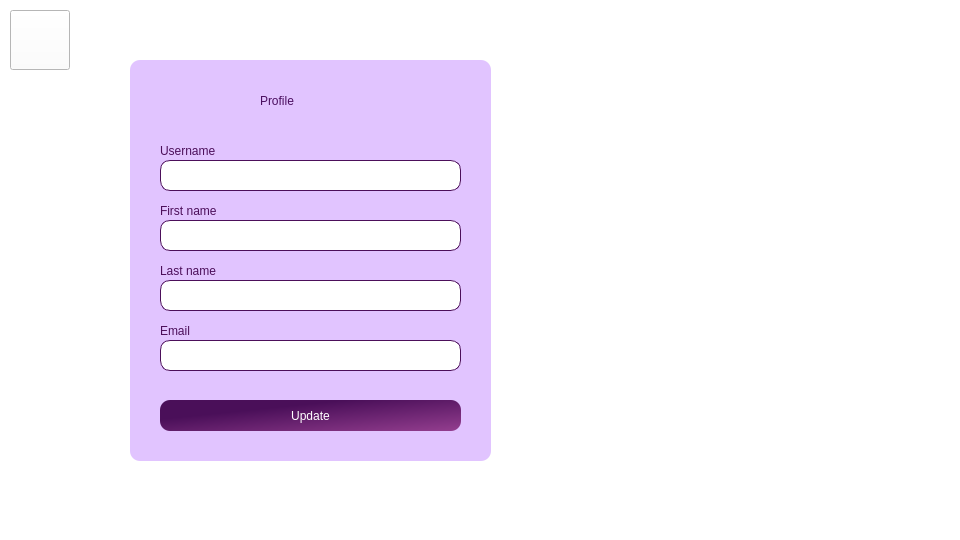
<?xml version="1.0" encoding="UTF-8"?>
<ui version="4.0">
 <class>editprofile</class>
 <widget class="QMainWindow" name="editprofile">
  <property name="geometry">
   <rect>
    <x>0</x>
    <y>0</y>
    <width>960</width>
    <height>540</height>
   </rect>
  </property>
  <property name="windowTitle">
   <string>MainWindow</string>
  </property>
  <property name="styleSheet">
   <string notr="true">background-color:rgb(255,255,255);
</string>
  </property>
  <widget class="QWidget" name="centralwidget">
   <widget class="QPushButton" name="back">
    <property name="geometry">
     <rect>
      <x>10</x>
      <y>10</y>
      <width>60</width>
      <height>60</height>
     </rect>
    </property>
    <property name="styleSheet">
     <string notr="true"> 
border-image: url(:/resources/back.svg);</string>
    </property>
    <property name="text">
     <string/>
    </property>
   </widget>
   <widget class="QGroupBox" name="groupBox">
    <property name="geometry">
     <rect>
      <x>130</x>
      <y>60</y>
      <width>361</width>
      <height>401</height>
     </rect>
    </property>
    <property name="styleSheet">
     <string notr="true">border-radius:10px;
background-color:rgb(225,196,255);</string>
    </property>
    <property name="title">
     <string/>
    </property>
    <widget class="QLineEdit" name="lname">
     <property name="geometry">
      <rect>
       <x>30</x>
       <y>220</y>
       <width>301</width>
       <height>31</height>
      </rect>
     </property>
     <property name="styleSheet">
      <string notr="true"> border-radius:10px;
 color:black;
font: 9pt &quot;Bahnschrift&quot;;
 background-color:white;
border:1px solid rgb(76,15,90);</string>
     </property>
    </widget>
    <widget class="QLineEdit" name="email">
     <property name="geometry">
      <rect>
       <x>30</x>
       <y>280</y>
       <width>301</width>
       <height>31</height>
      </rect>
     </property>
     <property name="styleSheet">
      <string notr="true"> border-radius:10px;
 color:black;
font: 9pt &quot;Bahnschrift&quot;;
 background-color:white;
border:1px solid rgb(76,15,90);</string>
     </property>
    </widget>
    <widget class="QLineEdit" name="fname">
     <property name="geometry">
      <rect>
       <x>30</x>
       <y>160</y>
       <width>301</width>
       <height>31</height>
      </rect>
     </property>
     <property name="styleSheet">
      <string notr="true"> border-radius:10px;
 color:black;
font: 9pt &quot;Bahnschrift&quot;;
 background-color:white;
border:1px solid rgb(76,15,90);</string>
     </property>
     <property name="text">
      <string/>
     </property>
    </widget>
    <widget class="QLabel" name="occupation">
     <property name="geometry">
      <rect>
       <x>30</x>
       <y>200</y>
       <width>81</width>
       <height>21</height>
      </rect>
     </property>
     <property name="styleSheet">
      <string notr="true">font: 12pt &quot;Bahnschrift&quot;;
color:rgb(76,15,90);
background-color:transparent;
border:none;</string>
     </property>
     <property name="text">
      <string>Last name</string>
     </property>
    </widget>
    <widget class="QLineEdit" name="uname">
     <property name="geometry">
      <rect>
       <x>30</x>
       <y>100</y>
       <width>301</width>
       <height>31</height>
      </rect>
     </property>
     <property name="styleSheet">
      <string notr="true"> border-radius:10px;
 color:black;
font: 9pt &quot;Bahnschrift&quot;;
 background-color:white;
border:1px solid rgb(76,15,90);</string>
     </property>
     <property name="text">
      <string/>
     </property>
    </widget>
    <widget class="QLabel" name="city_2">
     <property name="geometry">
      <rect>
       <x>30</x>
       <y>260</y>
       <width>81</width>
       <height>21</height>
      </rect>
     </property>
     <property name="styleSheet">
      <string notr="true">font: 12pt &quot;Bahnschrift&quot;;
color:rgb(76,15,90);
background-color:transparent;
border:none;</string>
     </property>
     <property name="text">
      <string>Email</string>
     </property>
    </widget>
    <widget class="QLabel" name="firstname">
     <property name="geometry">
      <rect>
       <x>30</x>
       <y>80</y>
       <width>81</width>
       <height>21</height>
      </rect>
     </property>
     <property name="styleSheet">
      <string notr="true">font: 12pt &quot;Bahnschrift&quot;;
color:rgb(76,15,90);
background-color:transparent;
border:none;
</string>
     </property>
     <property name="text">
      <string>Username</string>
     </property>
    </widget>
    <widget class="QLabel" name="nickname_2">
     <property name="geometry">
      <rect>
       <x>30</x>
       <y>140</y>
       <width>81</width>
       <height>21</height>
      </rect>
     </property>
     <property name="styleSheet">
      <string notr="true">font: 12pt &quot;Bahnschrift&quot;;
color:rgb(76,15,90);
background-color:transparent;
border:none;
</string>
     </property>
     <property name="text">
      <string>First name</string>
     </property>
    </widget>
    <widget class="QLabel" name="label">
     <property name="geometry">
      <rect>
       <x>130</x>
       <y>20</y>
       <width>121</width>
       <height>41</height>
      </rect>
     </property>
     <property name="styleSheet">
      <string notr="true">color: rgb(75, 15, 96);
 border:transparent;
font: 800 25pt &quot;Bahnschrift&quot;;
</string>
     </property>
     <property name="text">
      <string>Profile</string>
     </property>
    </widget>
    <widget class="QPushButton" name="pushButton">
     <property name="geometry">
      <rect>
       <x>30</x>
       <y>340</y>
       <width>301</width>
       <height>31</height>
      </rect>
     </property>
     <property name="styleSheet">
      <string notr="true">QPushButton {
background-color: qlineargradient(spread:pad, x1:0, y1:0, x2:1, y2:1, stop:0.3125 rgba(74, 15, 89, 255), stop:1 rgba(148,62,143, 255));
    font: 9pt &quot;Bahnschrift&quot;;
    color: rgb(255, 255, 255);
    
    border-radius: 10px;
	
	
}

QPushButton:hover {
    border: 2px solid white;
}

QPushButton:pressed {
    border: 2px solid rgb(75, 15, 96);
	 background-color:transparent;
	 color:rgb(75, 15, 96);
}
 


</string>
     </property>
     <property name="text">
      <string>Update</string>
     </property>
    </widget>
   </widget>
   <widget class="QLabel" name="label_2">
    <property name="geometry">
     <rect>
      <x>570</x>
      <y>120</y>
      <width>300</width>
      <height>270</height>
     </rect>
    </property>
    <property name="styleSheet">
     <string notr="true">border-image: url(:/resources/dashimg.jpg);</string>
    </property>
    <property name="text">
     <string/>
    </property>
   </widget>
  </widget>
 </widget>
 <resources/>
 <connections/>
</ui>
